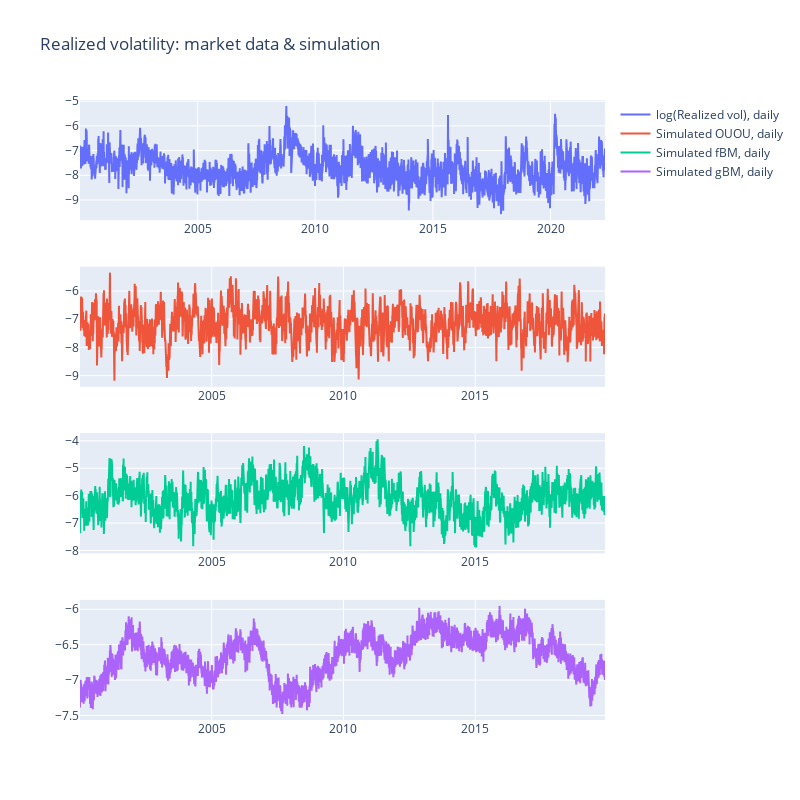

Notebook code cell kept with this figure:
### Code cell
fig = make_subplots(rows=4, cols=1)

fig.add_trace(
    go.Scatter(x=df['Unnamed: 0'], y=np.log(vol_proc), name='log(Realized vol), daily'),
    row=1, col=1
)

fig.add_trace(
    go.Scatter(x=df['Unnamed: 0'], y=np.log(rv_ouou), name='Simulated OUOU, daily'),
    row=2, col=1
)

fig.add_trace(
    go.Scatter(x=df['Unnamed: 0'], y=np.log(rv_fbm), name='Simulated fBM, daily'),
    row=3, col=1
)

fig.add_trace(
    go.Scatter(x=df['Unnamed: 0'], y=np.log(rv), name='Simulated gBM, daily'),
    row=4, col=1
)


fig.update_layout(height=800, width=800, title_text="Realized volatility: market data & simulation")
fig.show()

### Figure 1 — Plotly figure (JSON) as saved in the notebook; plotly's stock layout.template omitted (floating-point values rounded to 4 significant figures; data arrays with more than 128 entries replaced by an {"elided": "..."} marker saying what was removed)
{"data": [{"name": "log(Realized vol), daily", "type": "scatter", "x": {"elided": "5593 str values"}, "xaxis": "x", "y": {"elided": "5593 float values"}, "yaxis": "y"}, {"name": "Simulated OUOU, daily", "type": "scatter", "x": {"elided": "5593 str values"}, "xaxis": "x2", "y": {"elided": "5000 float values"}, "yaxis": "y2"}, {"name": "Simulated fBM, daily", "type": "scatter", "x": {"elided": "5593 str values"}, "xaxis": "x3", "y": {"elided": "5000 float values"}, "yaxis": "y3"}, {"name": "Simulated gBM, daily", "type": "scatter", "x": {"elided": "5593 str values"}, "xaxis": "x4", "y": {"elided": "5000 float values"}, "yaxis": "y4"}], "layout": {"height": 800, "title": {"text": "Realized volatility: market data & simulation"}, "width": 800, "xaxis": {"anchor": "y", "domain": [0, 1]}, "xaxis2": {"anchor": "y2", "domain": [0, 1]}, "xaxis3": {"anchor": "y3", "domain": [0, 1]}, "xaxis4": {"anchor": "y4", "domain": [0, 1]}, "yaxis": {"anchor": "x", "domain": [0.8063, 1]}, "yaxis2": {"anchor": "x2", "domain": [0.5375, 0.7312]}, "yaxis3": {"anchor": "x3", "domain": [0.2687, 0.4625]}, "yaxis4": {"anchor": "x4", "domain": [0, 0.1938]}}}
